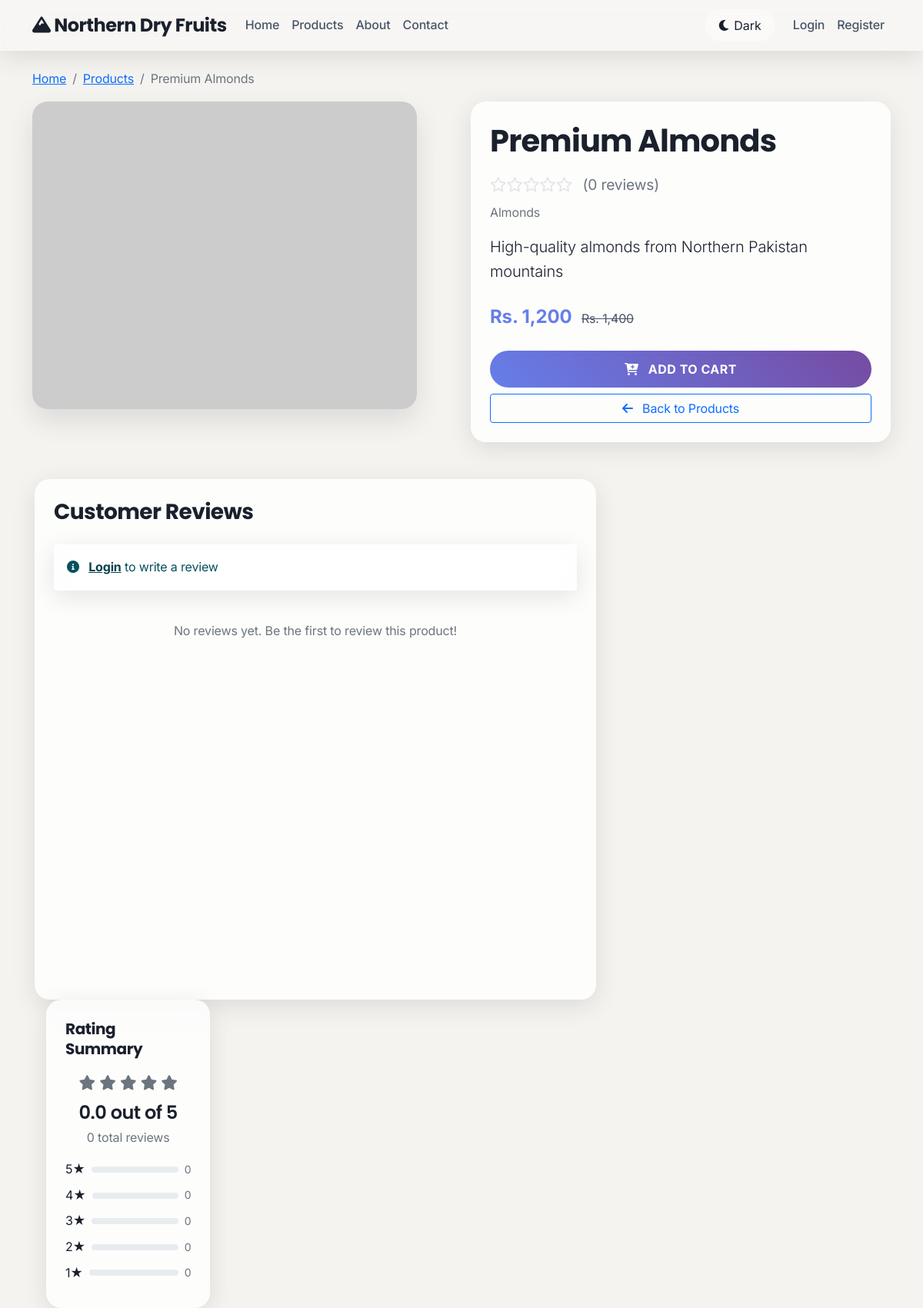
Screenshot of /product_details.php?id=1 with the database file from the repository.
### tables this page shows
CREATE TABLE products (
    id INT PRIMARY KEY AUTO_INCREMENT,
    name VARCHAR(200) NOT NULL,
    description TEXT,
    price DECIMAL(10,2) NOT NULL,
    original_price DECIMAL(10,2),
    stock_quantity INT DEFAULT 0,
    image_url VARCHAR(255),
    category_id INT,
    is_featured BOOLEAN DEFAULT FALSE,
    is_active BOOLEAN DEFAULT TRUE,
    created_at TIMESTAMP DEFAULT CURRENT_TIMESTAMP,
    updated_at TIMESTAMP DEFAULT CURRENT_TIMESTAMP ON UPDATE CURRENT_TIMESTAMP,
    FOREIGN KEY (category_id) REFERENCES categories(id)
);

CREATE TABLE categories (
    id INT PRIMARY KEY AUTO_INCREMENT,
    name VARCHAR(100) NOT NULL,
    description TEXT,
    created_at TIMESTAMP DEFAULT CURRENT_TIMESTAMP
);

### product_details.php (the view, shortened to what this page needs)
<?php
$product_id = (int)$_GET['id'];
$pdo = getDBConnection();
$stmt = $pdo->prepare("
    SELECT p.*, c.name AS category_name
    FROM products p
    LEFT JOIN categories c ON p.category_id = c.id
    WHERE p.id = ? AND p.is_active = 1
");
$stmt->execute([$product_id]);
$product = $stmt->fetch(PDO::FETCH_ASSOC);
$cart_count = 0;
$stmt = $pdo->prepare("
    SELECT
        r.id AS review_id,
        r.user_id AS review_user_id,
        r.product_id,
        r.rating,
        r.review_text,
        r.helpful_votes,
        r.created_at,
        u.id AS user_account_id,
        u.username,
        u.full_name,
        (
            SELECT COUNT(*)
            FROM review_likes
            WHERE review_id = r.id
        ) AS like_count,
        (
            SELECT COUNT(*)
            FROM review_likes
            WHERE review_id = r.id AND user_id = ?
        ) AS user_liked
    FROM reviews r
    JOIN users u ON r.user_id = u.id
    WHERE r.product_id = ?
    ORDER BY r.helpful_votes DESC, r.created_at DESC
    LIMIT 10
");
$user_id = isset($_SESSION['user_id']) ? $_SESSION['user_id'] : 0;
$stmt->execute([$user_id, $product_id]);
$reviews = $stmt->fetchAll(PDO::FETCH_ASSOC);
$user_review = null;
$rating_counts = array_fill(1, 5, 0);
$stmt = $pdo->prepare("
    SELECT COALESCE(AVG(rating), 0) AS average_rating
    FROM reviews
    WHERE product_id = ?
");
$stmt->execute([$product_id]);
$rating_result = $stmt->fetch(PDO::FETCH_ASSOC);
$rating = $rating_result['average_rating'];
?>
<!DOCTYPE html>
<html lang="en" data-theme="light">
<head>
    <link href="https://cdn.jsdelivr.net/npm/bootstrap@5.1.3/dist/css/bootstrap.min.css" rel="stylesheet">
    <link href="https://cdnjs.cloudflare.com/ajax/libs/font-awesome/6.0.0/css/all.min.css" rel="stylesheet">
</head>
<body>
    <nav class="navbar navbar-expand-lg navbar-light glass-effect">
        <div class="container">
            <a class="navbar-brand" href="index.php">
                <i class="fas fa-mountain"></i> Northern Dry Fruits
            </a>
            <div class="collapse navbar-collapse" id="navbarNav">
                <ul class="navbar-nav me-auto">
                    <li class="nav-item">
                        <a class="nav-link" href="index.php">Home</a>
                    </li>
                    <li class="nav-item">
                        <a class="nav-link" href="products_new.php">Products</a>
                    </li>
                    <li class="nav-item">
                        <a class="nav-link" href="about.php">About</a>
                    </li>
                    <li class="nav-item">
                        <a class="nav-link" href="contact.php">Contact</a>
                    </li>
                </ul>
                <ul class="navbar-nav align-items-center">
                    <li class="nav-item me-3">
                        <button class="btn theme-toggle" onclick="toggleTheme()">
                            <i class="fas fa-moon" id="theme-icon"></i>
                            <span id="theme-text">Dark</span>
                        </button>
                    </li>
                    <?php if (isset($_SESSION['user_id'])): ?>
                        <li class="nav-item">
                            <a class="nav-link" href="cart.php">
                                <i class="fas fa-shopping-cart"></i>
                                <span class="cart-badge"><?php echo $cart_count; ?></span>
                            </a>
                        </li>
                        <li class="nav-item dropdown">
                            <a class="nav-link dropdown-toggle" href="#" id="navbarDropdown" role="button">
                                <i class="fas fa-user"></i> <?php echo $_SESSION['username']; ?>
                            </a>
                            <ul class="dropdown-menu glass-effect">
                                <?php if ($_SESSION['role'] == 'admin'): ?>
                                    <li><a class="dropdown-item" href="admin/dashboard.php">Admin Panel</a></li>
                                <?php endif; ?>
                                <li><a class="dropdown-item" href="profile.php">Profile</a></li>
                                <li><a class="dropdown-item" href="logout.php">Logout</a></li>
                            </ul>
                        </li>
                    <?php else: ?>
                        <li class="nav-item">
                            <a class="nav-link" href="login.php">Login</a>
                        </li>
                        <li class="nav-item">
                            <a class="nav-link" href="register.php">Register</a>
                        </li>
                    <?php endif; ?>
                </ul>
            </div>
        </div>
    </nav>
    <div class="container mt-4">
        <nav aria-label="breadcrumb">
            <ol class="breadcrumb">
                <li class="breadcrumb-item"><a href="index.php">Home</a></li>
                <li class="breadcrumb-item"><a href="products_new.php">Products</a></li>
                <li class="breadcrumb-item active"><?php echo htmlspecialchars($product['name']); ?></li>
            </ol>
        </nav>
        <div class="row">
            <div class="col-lg-6">
                <img src="<?php echo $product['image_url'] ? 'images/products/' . htmlspecialchars($product['image_url']) : 'https://via.placeholder.com/500x400?text=Dry+Fruits'; ?>"
                     class="img-fluid product-image" alt="<?php echo htmlspecialchars($product['name']); ?>">
            </div>
            <div class="col-lg-6">
                <div class="glass-card p-4">
                    <h1 class="mb-3 fw-bold"><?php echo htmlspecialchars($product['name']); ?></h1>
                    <div class="mb-3">
                        <div class="rating-stars mb-2">
                            <?php
                            for ($i = 1; $i <= 5; $i++) {
                                if ($i <= $rating) {
                                    echo '<i class="fas fa-star"></i>';
                                } else {
                                    echo '<i class="far fa-star"></i>';
                                }
                            }
                            ?>
                            <span class="ms-2 text-muted">(<?php echo $product['review_count'] ?? 0; ?> reviews)</span>
                        </div>
                        <p class="text-muted mb-0"><?php echo htmlspecialchars($product['category_name']); ?></p>
                    </div>
                    <p class="lead mb-4"><?php echo htmlspecialchars($product['description']); ?></p>
                    <div class="mb-4">
                        <span class="price">Rs. <?php echo number_format($product['price']); ?></span>
                        <?php if ($product['original_price'] && $product['original_price'] > $product['price']): ?>
                            <span class="original-price ms-2">Rs. <?php echo number_format($product['original_price']); ?></span>
                        <?php endif; ?>
                    </div>
                    <div class="d-grid gap-2">
                        <button class="btn btn-cart text-white fw-bold" onclick="addToCart(<?php echo $product['id']; ?>)">
                            <i class="fas fa-cart-plus me-2"></i> Add to Cart
                        </button>
                        <a href="products_new.php" class="btn btn-outline-primary">
                            <i class="fas fa-arrow-left me-2"></i> Back to Products
                        </a>
                    </div>
                </div>
            </div>
        </div>
        <div class="row mt-5 reviews-section">
            <div class="col-lg-8">
                <div class="glass-card p-4 h-100">
                    <h3 class="mb-4 fw-bold">Customer Reviews</h3>
                    <?php if (isset($_SESSION['user_id'])): ?>
                        <div class="review-form mb-4">
                            <h5 class="mb-3">Write a Review</h5>
                            <form id="reviewForm">
                                <div class="mb-3">
                                    <label class="form-label">Rating</label>
                                    <div class="rating-input-group">
                                        <?php for ($i = 5; $i >= 1; $i--): ?>
                                            <input type="radio" name="rating" value="<?php echo $i; ?>"
                                                   id="star<?php echo $i; ?>" class="rating-input"
                                                   <?php echo ($user_review && $user_review['rating'] == $i) ? 'checked' : ''; ?>>
                                            <label for="star<?php echo $i; ?>" class="rating-label">
                                                <i class="fas fa-star"></i>
                                            </label>
                                        <?php endfor; ?>
                                    </div>
                                </div>
                                <div class="mb-3">
                                    <label for="review_text" class="form-label">Review (Optional)</label>
                                    <textarea class="form-control" id="review_text" name="review_text" rows="4"
                                              placeholder="Share your experience with this product..."><?php echo $user_review ? htmlspecialchars($user_review['review_text']) : ''; ?></textarea>
                                </div>
                                <button type="submit" class="btn btn-primary fw-bold">
                                    <i class="fas fa-paper-plane me-2"></i> Submit Review
                                </button>
                            </form>
                        </div>
                    <?php else: ?>
                        <div class="alert alert-info glass-effect">
                            <i class="fas fa-info-circle me-2"></i>
                            <a href="login.php" class="alert-link">Login</a> to write a review
                        </div>
                    <?php endif; ?>
                    <div class="reviews-list">
                        <?php if (empty($reviews)): ?>
                            <p class="text-muted text-center py-4">No reviews yet. Be the first to review this product!</p>
                    <?php endif; ?>
                </div>
            </div>
            <div class="col-lg-4">
                <div class="glass-card p-4 h-100">
                    <h5 class="mb-3 fw-bold">Rating Summary</h5>
                    <div class="text-center mb-3">
                        <div class="rating-stars mb-2">
                            <?php for ($i = 1; $i <= 5; $i++): ?>
                                <i class="fas fa-star <?php echo $i <= $rating ? '' : 'text-muted'; ?>"></i>
                            <?php endfor; ?>
                        </div>
                        <h4 class="mb-1"><?php echo number_format($rating, 1); ?> out of 5</h4>
                        <p class="text-muted"><?php echo $product['review_count'] ?? 0; ?> total reviews</p>
                    </div>
                    <div class="rating-bars">
                        <?php for ($i = 5; $i >= 1; $i--): ?>
                            <div class="d-flex align-items-center mb-2">
                                <span class="me-2"><?php echo $i; ?>★</span>
                                <div class="progress flex-grow-1 me-2" style="height: 8px;">
                                </div>
                                <small class="text-muted"><?php echo $rating_counts[$i]; ?></small>
                            </div>
                        <?php endfor; ?>
                    </div>
                </div>
            </div>
        </div>
    </div>
</body>
</html>

### product_details.php (style rules this page uses)
:root { --primary-color: #667eea; --secondary-color: #764ba2; --background-color: #f5f3f0; --surface-color: rgba(255, 255, 255, 0.8); --text-primary: #1a202c; --text-secondary: #4a5568; --border-color: rgba(255, 255, 255, 0.2); --shadow-color: rgba(0, 0, 0, 0.1); --glass-bg: rgba(255, 255, 255, 0.25); --glass-border: rgba(255, 255, 255, 0.18); }
* { transition: background-color 0.3s ease, color 0.3s ease, border-color 0.3s ease; }
body { background: var(--background-color); color: var(--text-primary); font-family: 'Inter', -apple-system, BlinkMacSystemFont, 'Segoe UI', Roboto, sans-serif; font-weight: 400; line-height: 1.6; letter-spacing: -0.01em; }
h1, h2, h3, h4, h5, h6 { font-family: 'Poppins', -apple-system, BlinkMacSystemFont, 'Segoe UI', Roboto, sans-serif; font-weight: 600; letter-spacing: -0.02em; line-height: 1.3; }
.navbar-brand { font-family: 'Poppins', sans-serif; font-weight: 700; font-size: 1.5em; color: var(--text-primary) !important; letter-spacing: -0.02em; }
.nav-link { font-family: 'Inter', sans-serif; font-weight: 500; color: var(--text-secondary) !important; transition: all 0.3s ease; letter-spacing: -0.01em; }
.btn-cart { font-family: 'Inter', sans-serif; font-weight: 600; font-size: 1rem; letter-spacing: 0.5px; text-transform: uppercase; }
.glass-effect { background: var(--glass-bg); backdrop-filter: blur(20px); -webkit-backdrop-filter: blur(20px); border: 1px solid var(--glass-border); box-shadow: 0 8px 32px 0 var(--shadow-color); }
.glass-card { background: var(--surface-color); backdrop-filter: blur(16px); -webkit-backdrop-filter: blur(16px); border: 1px solid var(--glass-border); border-radius: 20px; box-shadow: 0 8px 32px 0 var(--shadow-color); transition: all 0.3s ease; }
.navbar { background: var(--glass-bg) !important; backdrop-filter: blur(20px); -webkit-backdrop-filter: blur(20px); border-bottom: 1px solid var(--glass-border); }
.navbar-brand { font-weight: 700; font-size: 1.5em; color: var(--text-primary) !important; }
.nav-link { color: var(--text-secondary) !important; font-weight: 500; transition: all 0.3s ease; }
.theme-toggle { background: var(--glass-bg); border: 1px solid var(--glass-border); border-radius: 50px; padding: 8px 16px; color: var(--text-primary); backdrop-filter: blur(10px); transition: all 0.3s ease; cursor: pointer; }
.product-image { border-radius: 20px; box-shadow: 0 15px 35px 0 var(--shadow-color); transition: all 0.3s ease; }
.price { color: var(--primary-color); font-weight: 700; font-size: 1.5em; }
.original-price { text-decoration: line-through; color: var(--text-secondary); }
.btn-cart { background: linear-gradient(45deg, var(--primary-color), var(--secondary-color)); border: none; border-radius: 25px; padding: 12px 24px; font-weight: 600; transition: all 0.3s ease; }
.rating-stars { color: #ffc107; font-size: 1.2em; }
.rating-stars .far { color: #e4e5e9; }
.nav-item { position: relative; }
.navbar { z-index: 1030 !important; }
.reviews-section { display: flex; flex-wrap: wrap; }
.reviews-section .col-lg-8, .reviews-section .col-lg-4 { display: block; width: 100%; }
@media (min-width: 992px) { .reviews-section .col-lg-8 { width: 66.666667%; } }
@media (min-width: 992px) { .reviews-section .col-lg-4 { width: 33.333333%; } }
.reviews-section .col-lg-8, .reviews-section .col-lg-4 { padding-left: 15px; padding-right: 15px; }
html { scroll-behavior: smooth; }

### rows the page displays
products: name "Premium Almonds", review_count "0", category.name "Almonds", description "High-quality almonds from Northern Pakistan mountains", price "1,200", original_price "1,400"

### other values shown
$rating "0.0"
